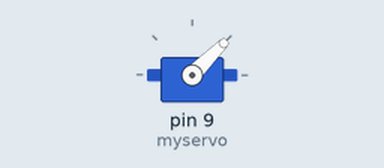
This sketch was run on a simulated Arduino Uno, built with avr-gcc and run on an emulated ATmega328P. On the bench: servo.

Above: at 0.05 s.
At 9.0 s:
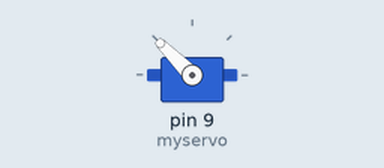
Timing chart, 0 to 11.7 s (numbered marks = the images above):
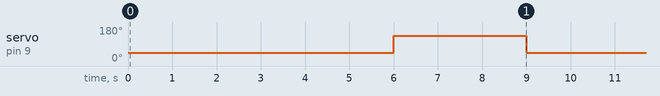

The sketch:

360ServoCODE.ino
```cpp
// Include the library
#include "Servo.h"

// Create the servo object
Servo myservo;

// Setup section to run once
void setup() {
  myservo.attach(9); // attach the servo to our servo object
  myservo.write(90); // stop the motor
}

// Loop to keep the motor turning!
void loop() {
  myservo.write(45); // rotate the motor counter-clockwise
  delay(6000); // keep rotating for 5 seconds (5000 milliseconds)

  //myservo.write(90); // stop the motor
  //delay(3000); // stay stopped

  myservo.write(135); // rotate the motor clockwise
  delay(3000); // keep rotating 😀
}
```

Measured:
- by itself, servo on pin 9 (myservo): alternates 135° for 3.0 s and 45° for 6.0 s
